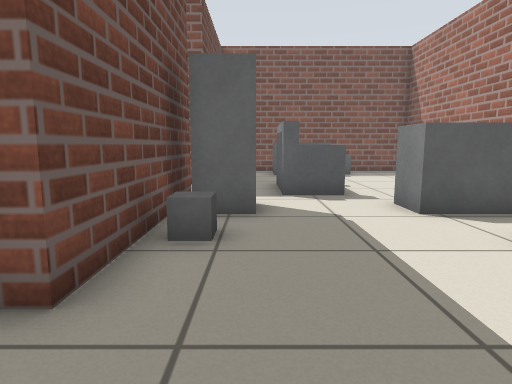
view 1 (above)

15 first-person views from a walk through a robot-simulator world made for Stage. The camera is 0.65 m above the floor, tilts 8° down and sees 75° across. The lines on the ground mark 1 m squares. The floor is counted in squares, 0.5 m on a side. Each view is taken from the middle of a square. On the plan, view 1 faces up. The plan holds only what a view shows up to about 14 squares ahead; the rest is blank. Robots are left out.

view 2
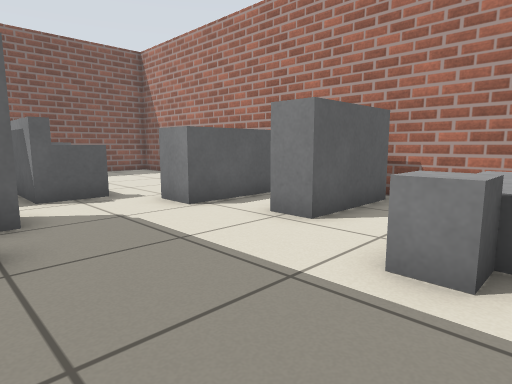

view 3
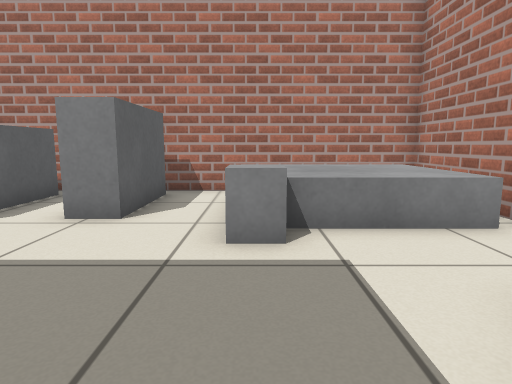

view 4
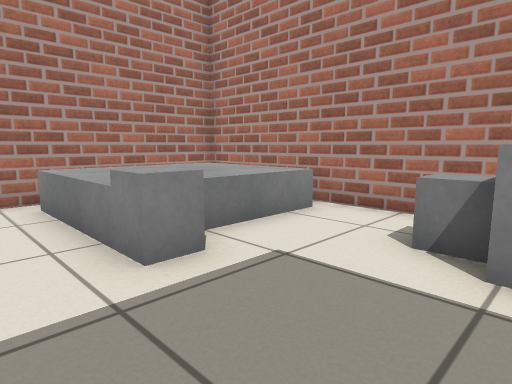

view 5
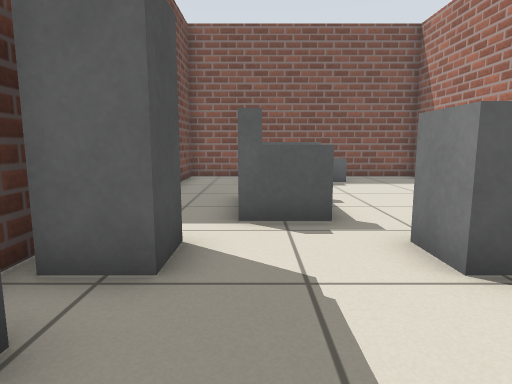

view 6
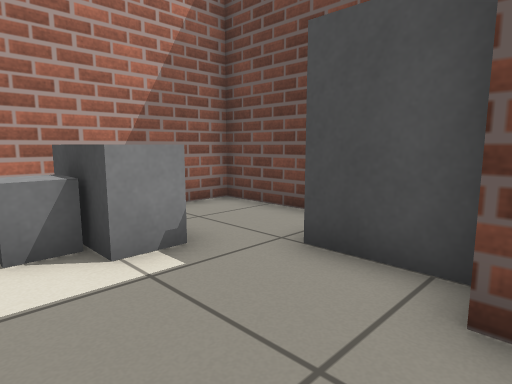

view 7
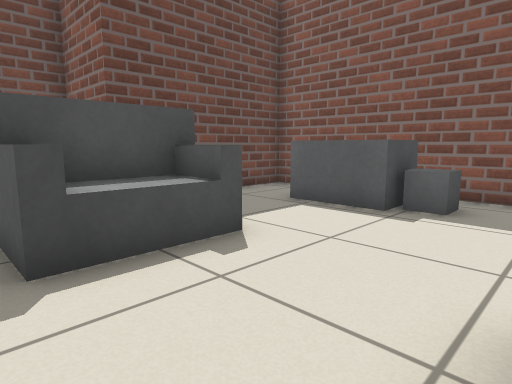

view 8
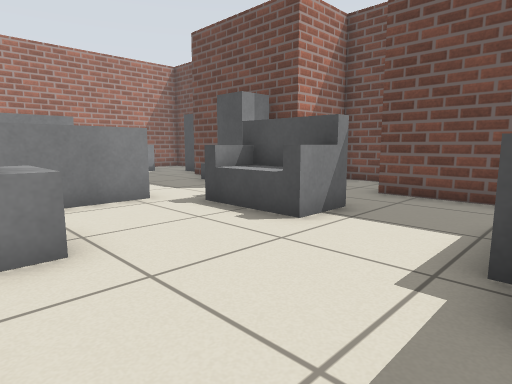

view 9
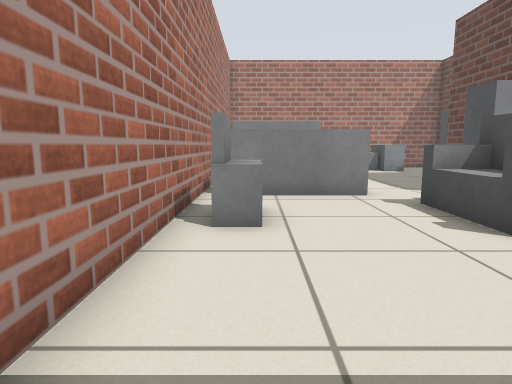

view 10
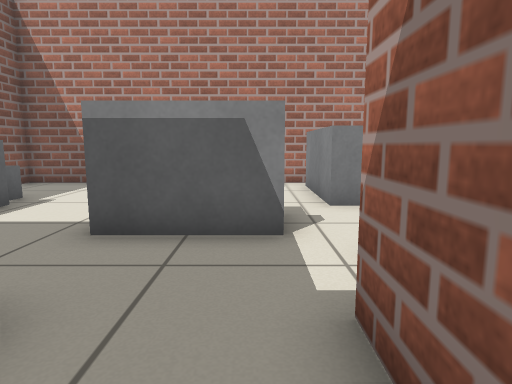

view 11
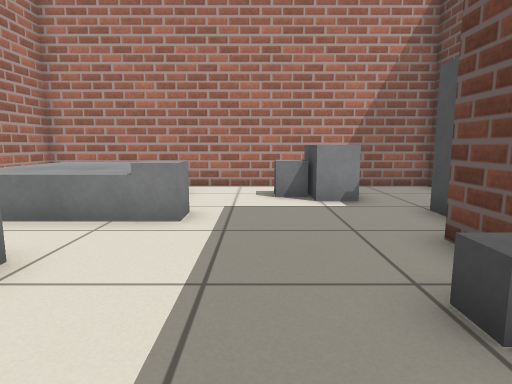

view 12
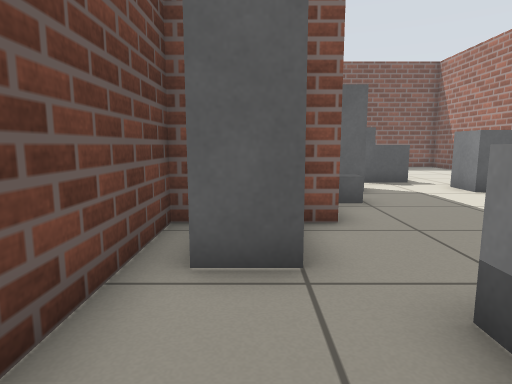

view 13
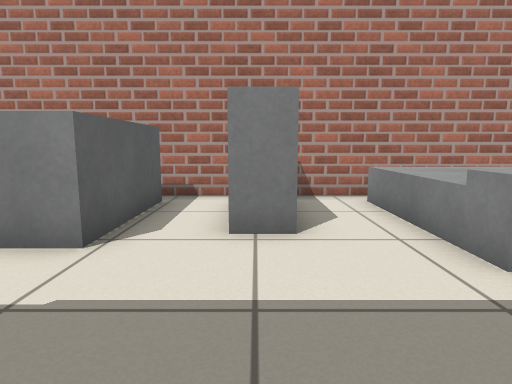

view 14
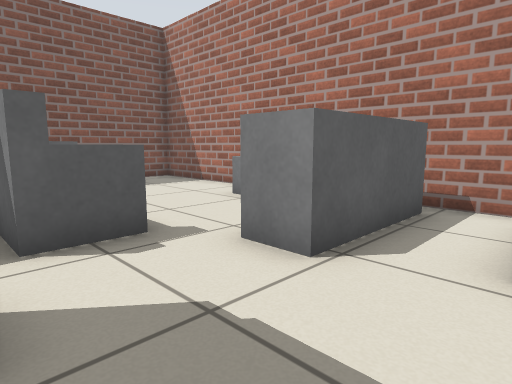

view 15
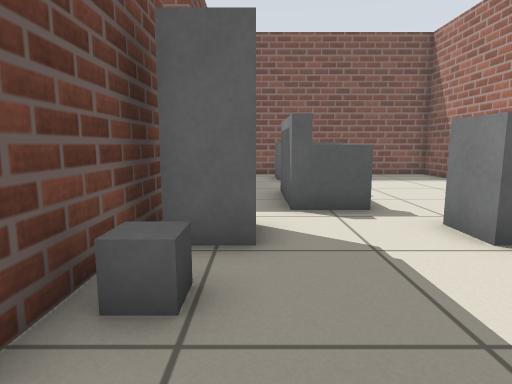

### Floor plan
Points are (right, up) in squares from view 1. A wall is a line through its corners. A room is listed if a view was taken in it or the views show most of it. See-through windows are left out.
Room 1 (views 1, 2, 3, 4, 5, 6, 7, 8, 9, 10, 11, 12, 13, 14, 15)
walls: (2.3, 8.6) (0.7, 8.6) (0.7, 11.4) (2.3, 11.4); (1.1, 11.5) (1.1, 8.5); (-4.4, 2.5) (-4.4, -3.5) (7.5, -3.5) (7.5, 16.8) (-1.6, 16.8) (-1.6, 11) (-4.4, 11) (-4.4, 8.2) (-1.6, 8.2) (-1.6, 2.5) (-2.2, 2.5)
low walls: (1, 9) (2.3, 9) (2.3, 8.6); (2.3, 11.4) (2.3, 11) (1, 11)
objects: grey box (-3, 1) to (-3, 3); grey box (-1, -2) to (-1, -1); grey box (-1, 5); grey box (-1, 6) to (0, 7); grey box (0, -2); grey box (1, 15) to (3, 16); grey box (2, 10); grey box (3, -3) to (6, 1); grey box (3, 1); grey box (3, 6) to (6, 7); grey box (3, 15) to (4, 15); grey box (4, 4) to (7, 4); grey box (6, 9) to (6, 11)

Where each view was taken, in squares from view 1:
view 1: 0 up, 0 right, facing up
view 2: 0 up, 1 left, facing up-right
view 3: 1 up, 2 left, facing right
view 4: 3 up, 1 left, facing down-right
view 5: 3 up, 1 right, facing up
view 6: 3 up, 1 right, facing down-left
view 7: 8 up, 6 right, facing up-left
view 8: 15 up, 7 right, facing down-left
view 9: 16 up, 6 right, facing down
view 10: 9 up, 4 left, facing right
view 11: 7 up, 1 right, facing down
view 12: 3 down, 3 left, facing up
view 13: 4 up, 1 left, facing right
view 14: 4 up, 0 right, facing up-right
view 15: 2 up, 0 right, facing up
